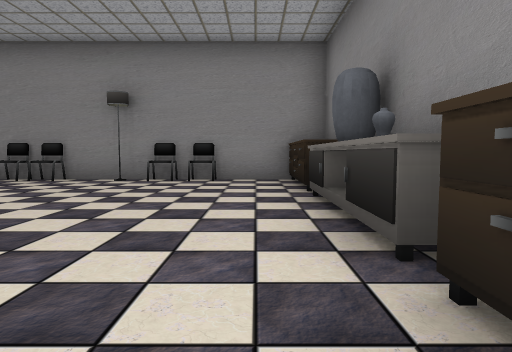
view 1 (above)

23 first-person views from a walk through a Unity game level. The camera is 1.2 m above the floor, tilts 4° down and sees 75° across. The floor is counted in squares, 2 m on a side. Each view is taken from the middle of a square. On the plan, view 1 faces up. The plan holds only what a view shows up to about 10 squares ahead; the rest is blank. Some animated figures are not drawn.

view 2
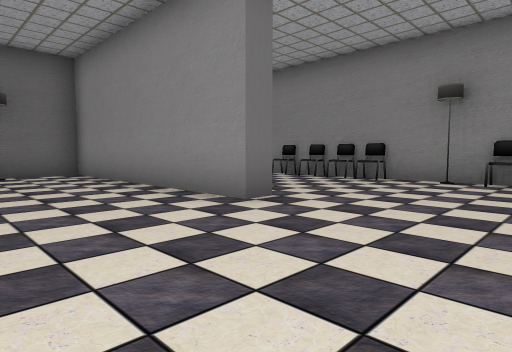

view 3
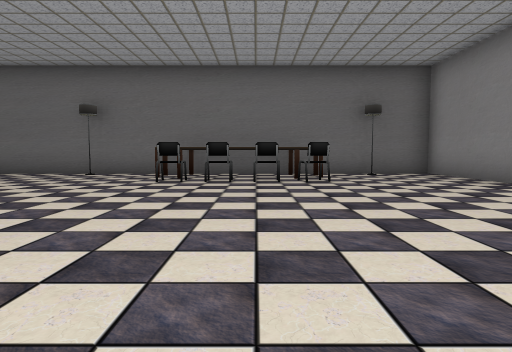

view 4
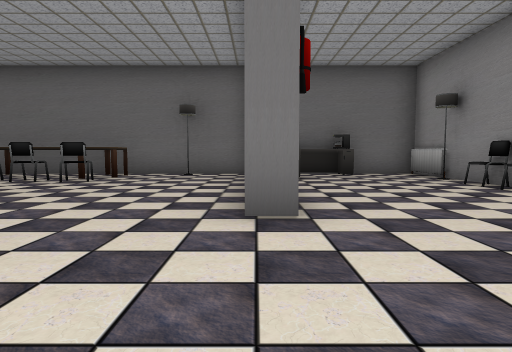

view 5
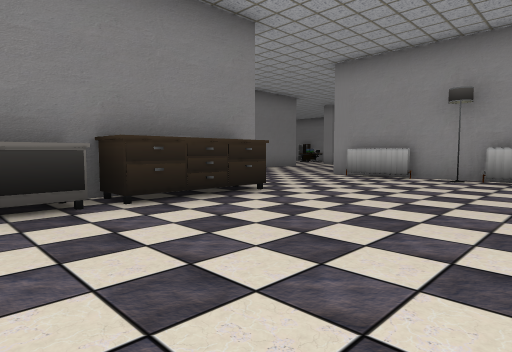

view 6
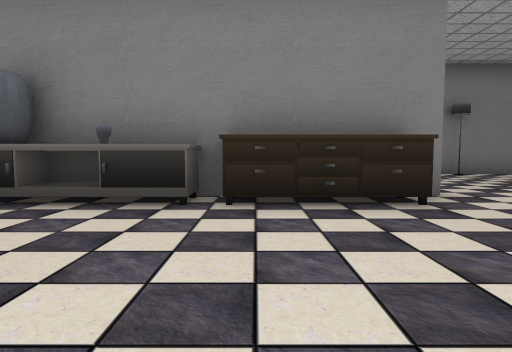

view 7
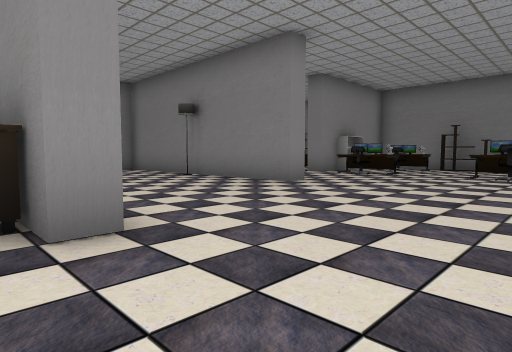

view 8
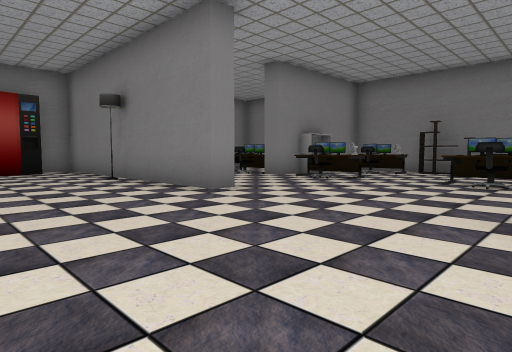

view 9
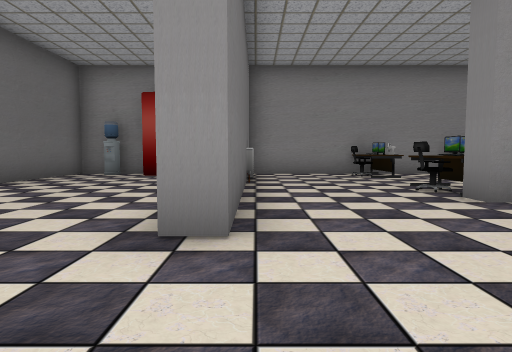

view 10
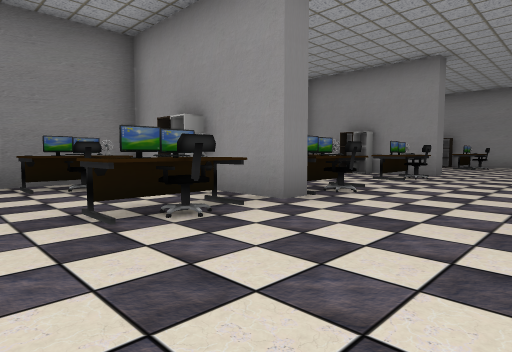

view 11
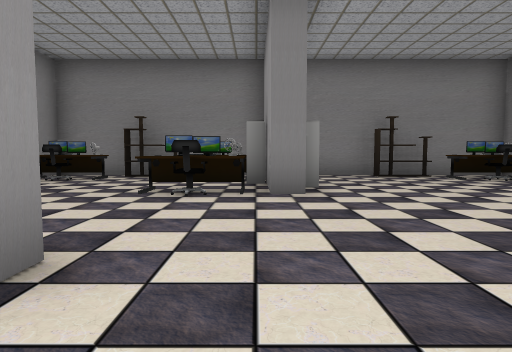

view 12
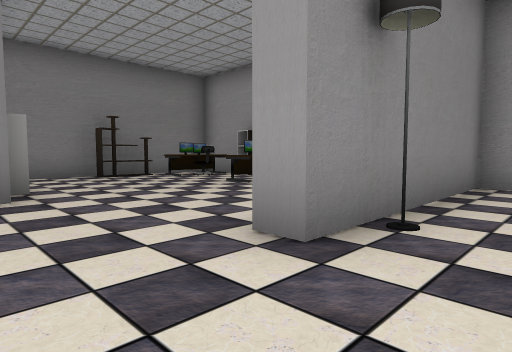

view 13
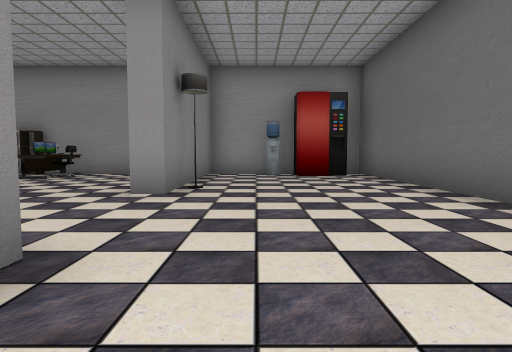

view 14
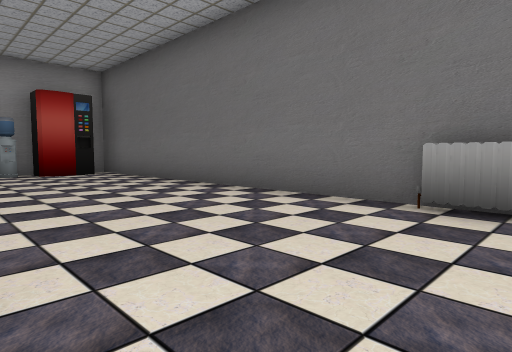

view 15
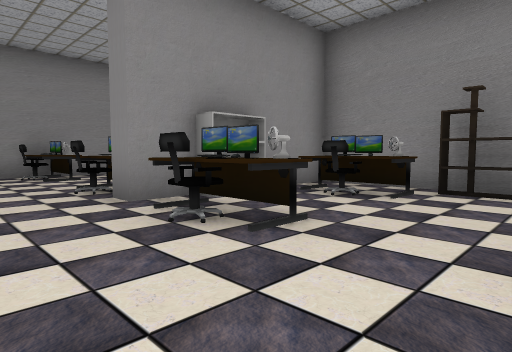

view 16
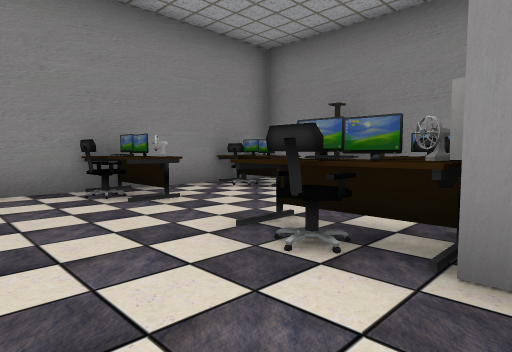

view 17
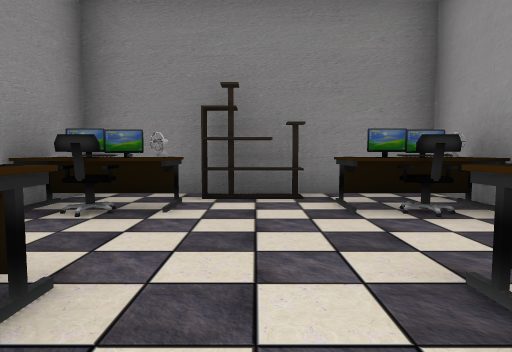

view 18
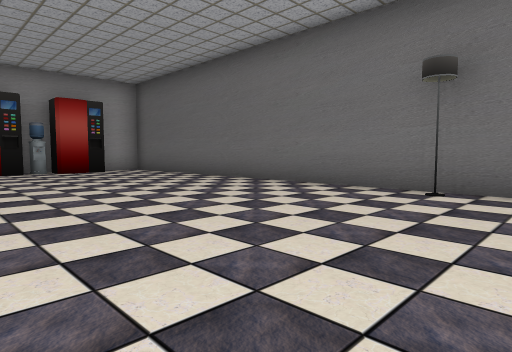

view 19
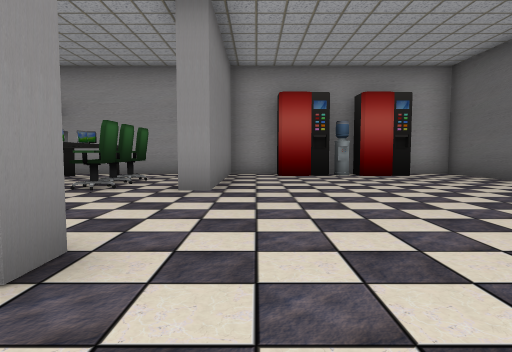

view 20
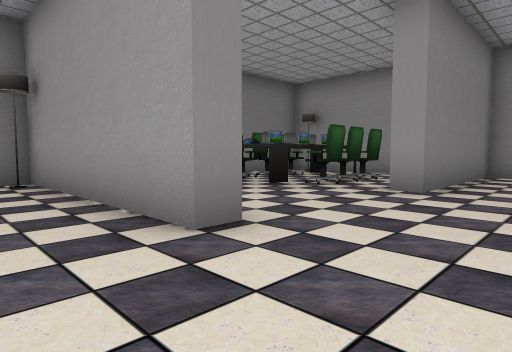

view 21
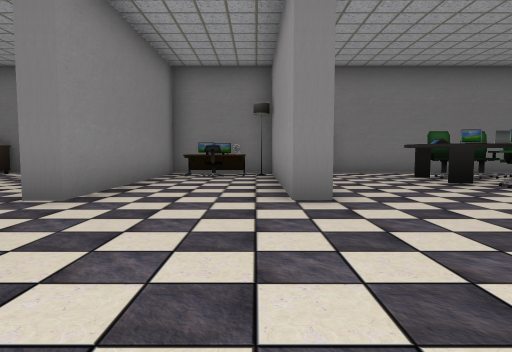

view 22
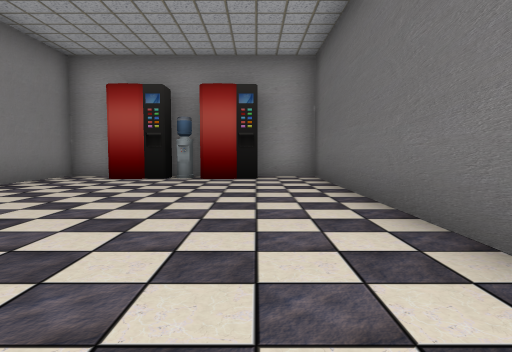

view 23
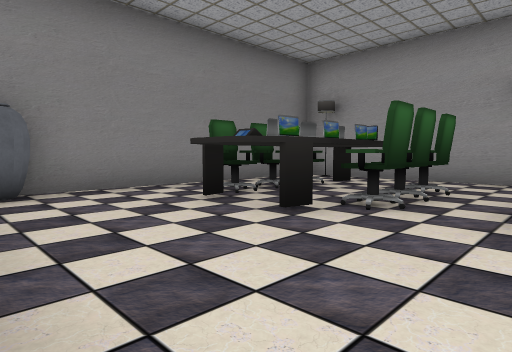

### Floor plan
Points are (right, up) in squares from view 1. A wall is a line through its corners. A room is listed if a view was taken in it or the views show most of it. See-through windows are left out.
Room 1 (views 1, 2, 3, 4, 5, 6, 7, 8, 9, 10, 11, 12, 13, 14, 15, 16, 17, 18, 19, 20, 21, 22, 23)
walls: (0.5, -5.6) (-0.6, -5.6); (-0.6, -5.1) (2.1, -5.1); (2.1, -6.5) (2.1, -16.6) (6.3, -16.6) (6.3, -14.4); (2.1, -1.5) (1.6, -1.5) (1.6, 4.5); (-2.5, -5.6) (-3.9, -5.6) (-3.9, -5); (6.3, -6.1) (6.3, -4.1); (-3.9, -9) (-3.9, -8.5) (1.6, -8.5) (1.6, -6.5); (-4.1, 3.5) (-4.1, 2.9) (-10.5, 2.9) (-10.5, -16.6) (-4.3, -16.6) (-4.3, -12.2) (-3.8, -12.2); (10.4, -4.3) (11.2, -4.3); (-8.7, -3.1) (-8.7, -3.9); (6.3, -12.5) (6.3, -11.8) (6.9, -11.8); (-8.7, -0.9) (-8.7, -2.9); (6.8, 4.8) (6.8, 0.3) (6.3, 0.3) (6.3, 6.9); (9.8, -10.8) (9.8, -10.2) (10.5, -10.2); (10.5, 1.9) (9.8, 1.9) (9.8, 2.5); (0.9, 7.5) (-10.5, 7.5) (-10.5, 5.6); (1.6, -15.5) (1.6, -9.9); (3.9, 7.5) (2.1, 7.5) (2.1, 4.4); (12.9, -4.3) (13.9, -4.3) (13.9, 1.9) (12.1, 1.9); (12.4, 2.4) (13.9, 2.4) (13.9, 7.5) (6.8, 7.5); (-3.1, -16.6) (1.4, -16.6); (13.9, -9.8) (13.9, -4.9); (8.5, -16.6) (13.9, -16.6) (13.9, -11.6); (-10.5, 5.4) (-10.5, 4.1)
objects: other object (-10, -7); other object (-10, 1); other object (-10, 5); radiator (-10, 7); other object (-9, -16) to (-8, -16); other object (-9, 7) to (-8, 7); chair (-8, -4); chair (-8, -3); chair (-8, -2); chair (-8, -1); water cooler (-7, -16); chair (-7, 7); other object (-6, -16); chair (-6, 7); chair (-5, 7); other object (-3, 7); chair (-2, -14); chair (-2, -13); radiator (-2, -5); chair (-2, 7); monitor (-1, -15); other object (-1, -14); laptop (-1, -13); laptop (-1, -12); other object (-1, -7); other object (-1, -5); chair (-1, 7); chair (0, -14); chair (0, -13); chair (0, -12); desk (0, -7); other object (1, -16); vase (1, -10); other object (1, -8); other object (1, -7); radiator (1, -5); other object (1, -1) to (1, 1); other object (1, 2); vase (1, 3); vase (1, 4); other object (1, 5) to (1, 7); radiator (2, -6); other object (3, -16); water cooler (3, 7); water cooler (4, -16); other object (4, 7) to (5, 7); other object (6, -13); other object (6, -5); other object (6, 4); radiator (7, 6); desk (10, -16) to (10, -15); monitor (10, -9); desk (10, -6); monitor (10, -5); other object (10, -4); monitor (10, -3); desk (10, -2); desk (10, 0) to (10, 1); desk (10, 3); monitor (10, 4); desk (10, 6) to (10, 7); other object (11, -16); shelf (11, -11); other object (11, -9); shelf (11, 2); other object (11, 3); other object (12, -16); desk (12, -15) to (13, -15); shelf (12, -14); other object (12, -10); other object (12, -9); desk (12, -6); other object (12, -4); desk (12, 0) to (13, 1); shelf (12, 3); desk (12, 6) to (13, 7); monitor (13, -16); other object (13, -10); other object (13, -9); shelf (13, -7); monitor (13, -6); other object (13, -3); shelf (13, -2); monitor (13, 1); monitor (13, 3); monitor (13, 4); monitor (13, 7)

Positions as (right, up) in squares from view 1, and headings:
1: (0, 0), facing up
2: (-1, 0), facing up-left
3: (-1, -2), facing left
4: (-1, 3), facing left
5: (-3, 3), facing down-right
6: (-3, 1), facing right
7: (1, -4), facing up-right
8: (3, -4), facing up-right
9: (7, -2), facing up
10: (7, -1), facing down-right
11: (5, -10), facing right
12: (5, -10), facing down-right
13: (5, -7), facing down
14: (6, -6), facing down-left
15: (8, -2), facing up-right
16: (8, 2), facing up-right
17: (9, 5), facing right
18: (-5, -5), facing down-left
19: (-5, -7), facing down
20: (-6, -7), facing down-right
21: (-8, -8), facing right
22: (-9, -8), facing down
23: (-4, -9), facing down-right
